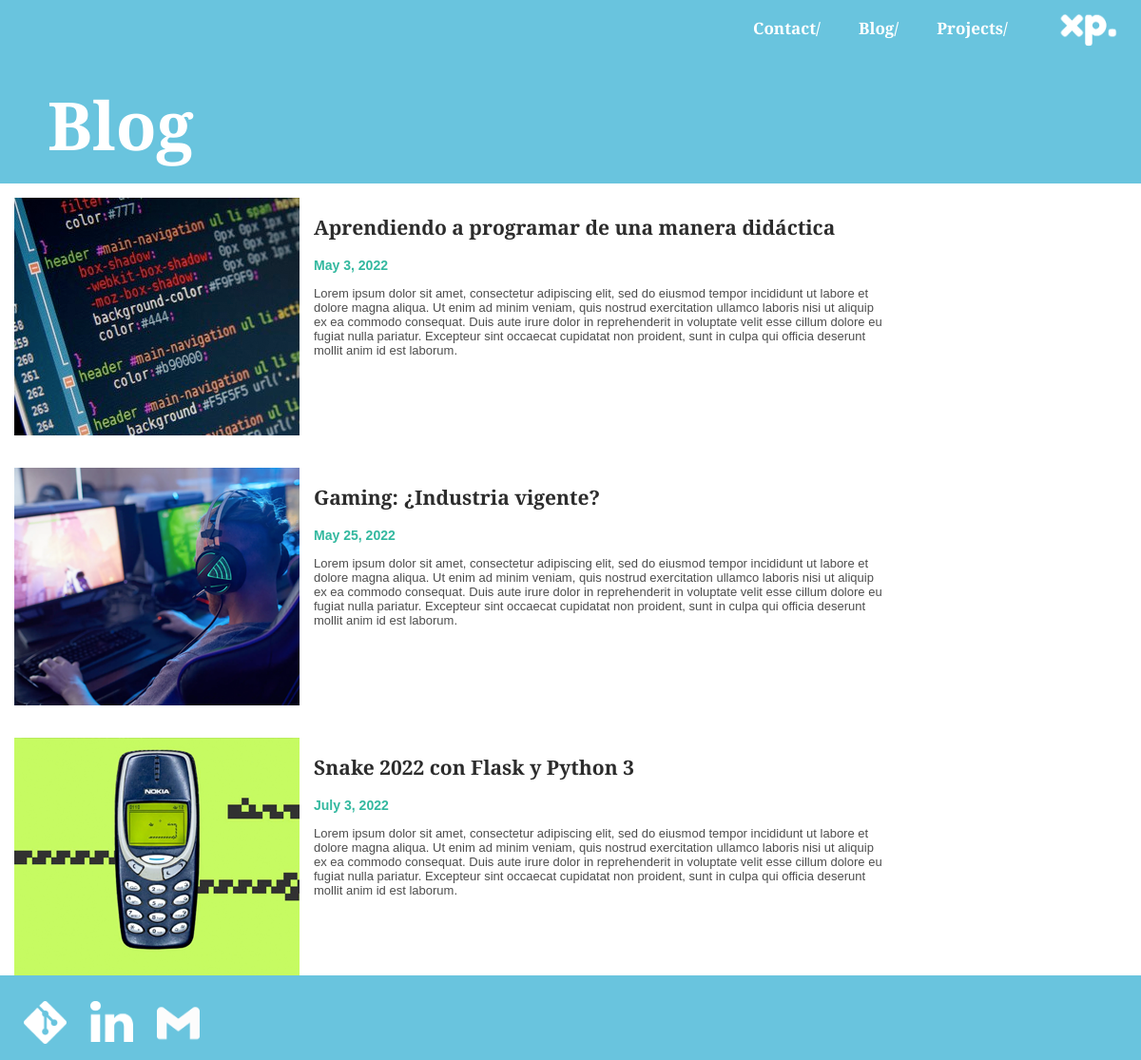
Screenshot of /blog/ with the database file from the repository.
### mainapp/models.py (models this page shows, shortened)
class Opcion(models.Model):
    title = models.CharField(max_length=200, verbose_name='Título página')
    slug = models.CharField(unique=True,max_length=150,verbose_name="URL")
    created_at = models.DateTimeField(default=timezone.now,verbose_name="Fecha creación")
    updated_at = models.DateTimeField(default=timezone.now,verbose_name="Fecha modificación")

class Blog(models.Model):
    title = models.CharField(max_length=100,verbose_name="Título Artículo")
    description = models.TextField(verbose_name="Contenido Blog")
    image = models.ImageField(default='null', verbose_name="Imagen Blog", upload_to='img_blog')
    created_at = models.DateField(verbose_name="Fecha creación")
    updated_at = models.DateField(auto_now_add=True, verbose_name="Fecha actualización")

### mainapp/views.py (the view)
# urls.py: 2. Add a URL to urlpatterns:  path('blog/', include('blog.urls'))
def blog(request):
    return render(request,'blog.html', {
        'title': 'Blog',
        'title_page': 'Blog'
    })

### mainapp/processor.py (called while the page is built)
def get_opcion(request):
    pages = Opcion.objects.all().values_list('title','slug')
    return {
        'pages': pages
    }

def get_portfolio(request):
    projects = PostPortfolio.objects.all().values_list('title', 'text','languajes','framework','project_date','image')
    return {
        'projects': projects
    }

def get_blog(request):
    blog = Blog.objects.all().values_list('title','description','image','created_at','updated_at')
    return {
        'blog': blog
    }

### mainapp/templates/blog.html (shortened to what this page needs)
{% extends 'layout.html' %}
{% block content %}
    {% for blo in blog %}
        <div class="cont_blog">
            <div class="img_blog"><img src="../media/{{blo.2}}"></div>
            <div class="int_blog">
                <article class="article_title"><h2>{{blo.0}}</h2></article>
                <article class="article_date"><h3>{{blo.3}}</h3></article>
                <article class="article_desc">{{blo.1}}</article>
            </div>
        </div>
        {% endfor %}
{% endblock %}

### mainapp/templates/layout.html (shortened to what this page needs)
{% load static %}
<!DOCTYPE html>
<html lang="en">
<head>
    <link rel="stylesheet" type="text/css" href="{% static 'css/styles.css' %}"/>
</head>
<body>
    <nav>
        <a href="{% url 'index'%}">
            <img src="{% static 'img/logo-xpilasi.png' %}"/>
        </a>
        <ul>
            {% for page in pages %}
                <li><a href="{% url page.1 %}">{{page.0}}</a></li>
            {% endfor %}
        </ul>
    </nav>
    <div class="title_page">
        {{title_page}}
    </div>
    <div id="content">
        {% block content %}
        {% endblock %}
    </div>
    <footer>
        <a href="#"><img class="logos-menu" src="{% static 'img/git-icon.png' %}"/></a>
        <a href="#"><img class="logos-menu" src="{% static 'img/linkedin-icon.png' %}"/></a>
        <a href="mailto: pilasiha@gmail.com"><img class="logos-menu" src="{% static 'img/gmail-icon.png' %}"/></a>
    </footer>
</body>
</html>

### mainapp/static/css/styles.css (style rules this page uses)
body { margin:0; background: rgb(105, 196, 222); font-family: Arial, Helvetica, sans-serif; color:rgb(44, 44, 44); text-decoration: none; position: relative; padding-bottom: 70px; text-decoration: none!important; }
ul { list-style: none; }
nav { width: 100%; height: 60px; background-color: rgb(105, 196, 222); font-size: 17px; margin:-17px auto; text-decoration: none; }
nav img { float:right; width: 110px; padding-top:0px; padding-left: 10px; }
img.logos-menu { float:left; width: 45px; padding-top:10px; padding-left: 25px; }
nav ul { list-style: none; padding-right: 20px; }
nav ul li { line-height: 60px; float: right; }
nav ul li a { font-family: 'Bitter', serif; color: white; font-weight:1000; display: block; padding-right: 20px; padding-left:20px; }
a:link { text-decoration: none!important; }
#content { margin-top: 20px; margin-left: auto; margin-right: auto; bottom:0; }
.title_page { width: 400px; margin-top:20px; margin-right: 0px; margin-left:50px; padding-top:20px; padding-bottom: 20px; text-align: left; font-size: 70px; height: 70px; font-family: 'Bitter', serif; color: white; font-weight:1000; border: 0px solid grey; }
.cont_blog { width: 100%; height: 284px; margin-bottom: 20; margin-left: auto; margin-right: auto; background-color: rgb(255, 255, 255); font-size: 17px; text-decoration: none; border-radius: 0px; }
.int_blog { margin-top: 15px; width: 600px; height: 250px; padding-right: 15px; padding-left: 15px; float:left; border: 0px solid grey; font-size: 14px; }
.img_blog { margin-top: 15px; margin-left: 15px; width: 300px; height: 250px; float:left; border: 0px solid grey; font-size: 14px; }
.article_title { font-family: 'Bitter', serif; }
.article_date { color:rgb(50, 184, 159); font-size: 12px; }
.article_desc { color:rgb(77, 77, 77); font-size: 13px; }
footer { width: 100%; padding: 1em 0; background-color: rgb(105, 196, 222); color: white; font-size: 17px; bottom:0; margin-top:20px; text-align: center; position: absolute; }

### rows the page displays
Opcion: title "Projects/"
Opcion: title "Blog/", slug "Blog"
Opcion: title "Contact/"
Blog: shows a picture, title "Aprendiendo a programar de una manera didáctica", created_at "May 3, 2022", description "Lorem ipsum dolor sit amet, consectetur adipiscing elit, sed do eiusmod tempor incididunt ut labore et dolore magna aliqua. Ut enim ad minim veniam, quis nostrud exercitation ullamco laboris nisi ut aliquip ex ea commodo consequat. Duis aute irure dolor in reprehenderit in voluptate velit esse cillum dolore eu fugiat nulla pariatur. Excepteur sint occaecat cupidatat non proident, sunt in culpa qui officia deserunt mollit anim id est laborum."
Blog: shows a picture, title "Gaming: ¿Industria vigente?", created_at "May 25, 2022", description "Lorem ipsum dolor sit amet, consectetur adipiscing elit, sed do eiusmod tempor incididunt ut labore et dolore magna aliqua. Ut enim ad minim veniam, quis nostrud exercitation ullamco laboris nisi ut aliquip ex ea commodo consequat. Duis aute irure dolor in reprehenderit in voluptate velit esse cillum dolore eu fugiat nulla pariatur. Excepteur sint occaecat cupidatat non proident, sunt in culpa qui officia deserunt mollit anim id est laborum."
Blog: shows a picture, title "Snake 2022 con Flask y Python 3", created_at "July 3, 2022", description "Lorem ipsum dolor sit amet, consectetur adipiscing elit, sed do eiusmod tempor incididunt ut labore et dolore magna aliqua. Ut enim ad minim veniam, quis nostrud exercitation ullamco laboris nisi ut aliquip ex ea commodo consequat. Duis aute irure dolor in reprehenderit in voluptate velit esse cillum dolore eu fugiat nulla pariatur. Excepteur sint occaecat cupidatat non proident, sunt in culpa qui officia deserunt mollit anim id est laborum."
